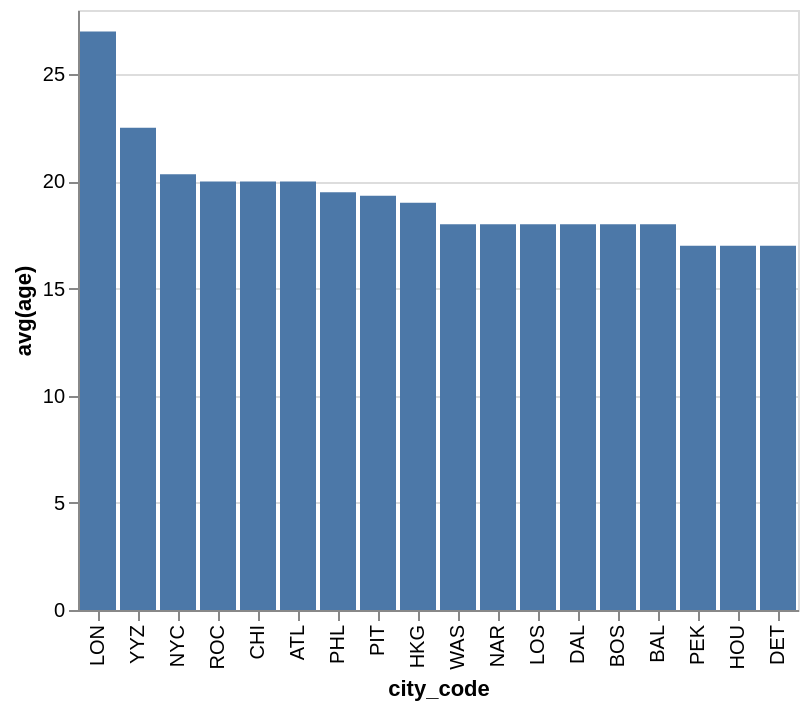

Here is the Vega-Lite specification saved for this chart:
### Vega-Lite specification from a JSON file in a GitHub repository (floating-point values rounded to 4 significant figures)
{"data": {"values": [{"x_data": "LON", "y_data": 27}, {"x_data": "YYZ", "y_data": 22.5}, {"x_data": "NYC", "y_data": 20.33}, {"x_data": "ROC", "y_data": 20}, {"x_data": "CHI", "y_data": 20}, {"x_data": "ATL", "y_data": 20}, {"x_data": "PHL", "y_data": 19.5}, {"x_data": "PIT", "y_data": 19.33}, {"x_data": "HKG", "y_data": 19}, {"x_data": "WAS", "y_data": 18}, {"x_data": "NAR", "y_data": 18}, {"x_data": "LOS", "y_data": 18}, {"x_data": "DAL", "y_data": 18}, {"x_data": "BOS", "y_data": 18}, {"x_data": "BAL", "y_data": 18}, {"x_data": "PEK", "y_data": 17}, {"x_data": "HOU", "y_data": 17}, {"x_data": "DET", "y_data": 17}]}, "mark": "bar", "encoding": {"x": {"field": "x_data", "type": "nominal", "title": "city_code", "sort": {"op": "sum", "field": "y_data", "order": "descending"}}, "y": {"field": "y_data", "type": "quantitative", "title": "avg(age)"}}}
